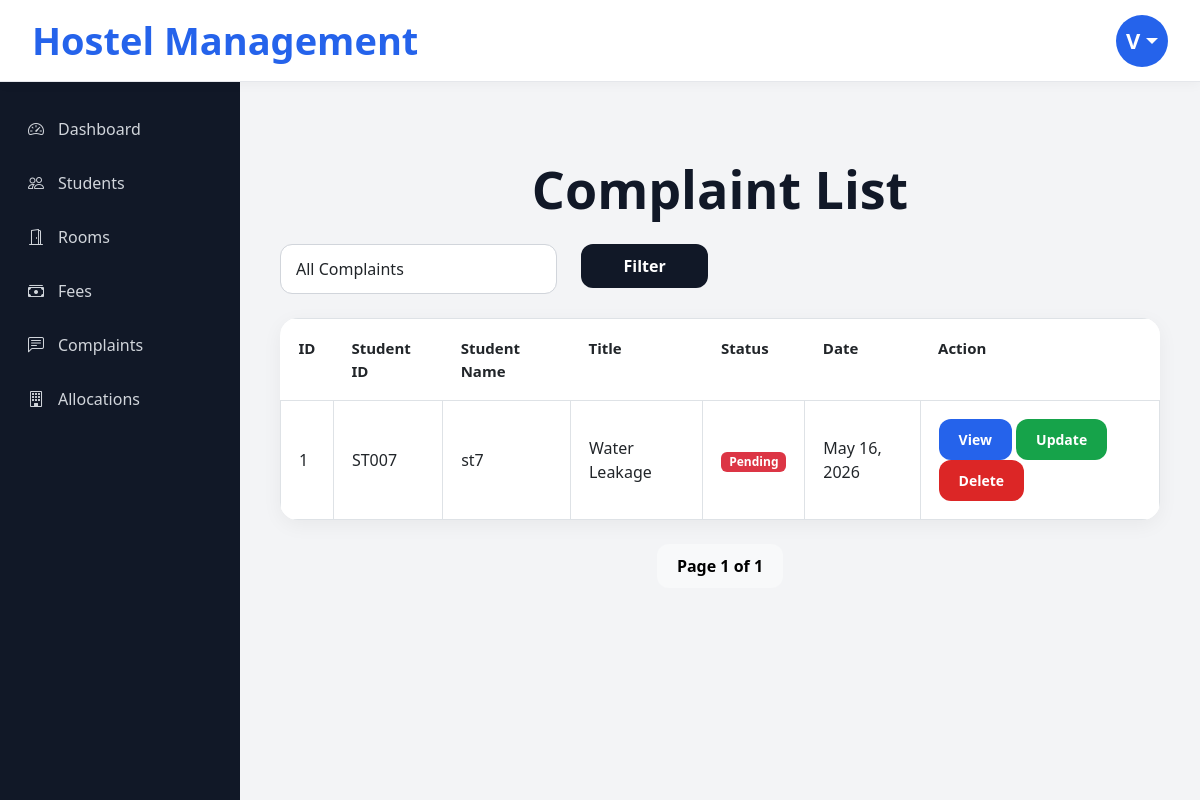
The app's page /complaint-list/ (signed in), older data.
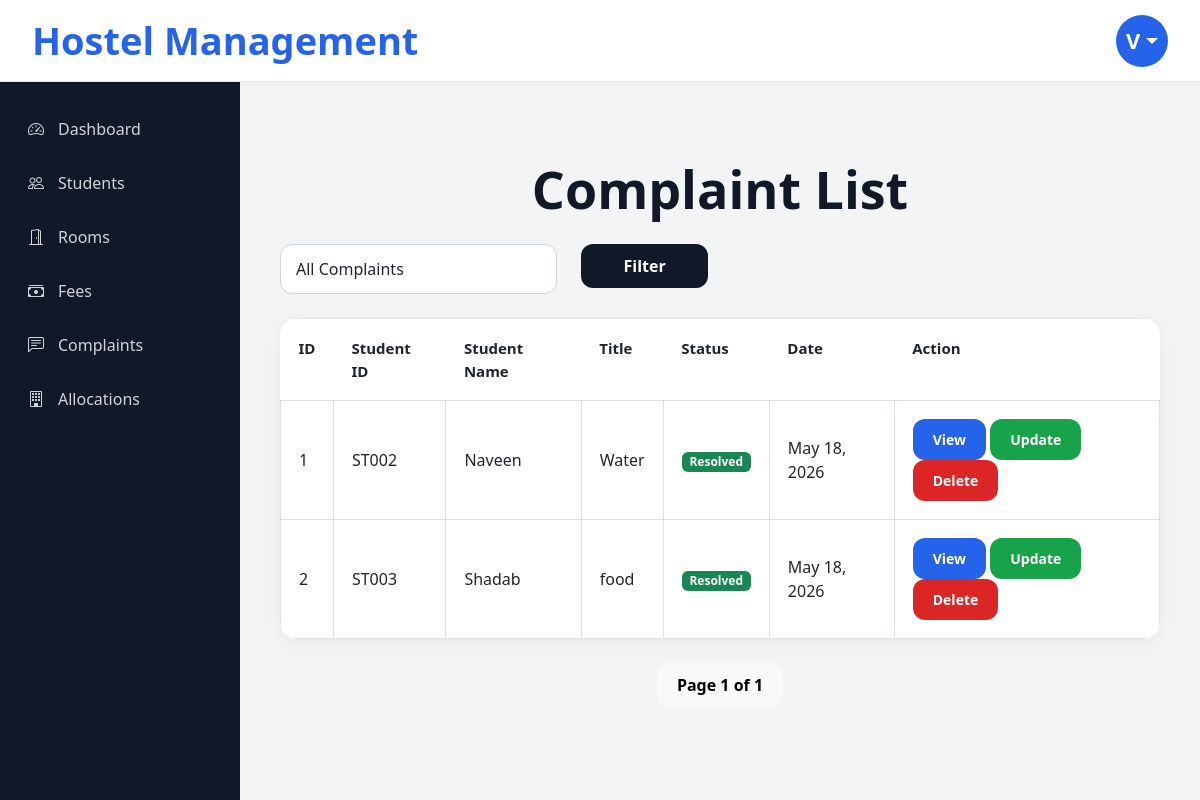
The same page, newer data.
### hostel_app/models.py (models this page shows, shortened)
class Complaint(models.Model):
    STATUS_CHOICES = [
        ("Pending", "Pending"),
        ("In Progress", "In Progress"),
        ("Resolved", "Resolved")
    ]
    student = models.ForeignKey(
        Student,
        on_delete=models.CASCADE
    )
    title = models.CharField(
        max_length=200
    )
    description = models.TextField()
    complaint_date = models.DateField(
        auto_now_add=True
    )
    status = models.CharField(
        max_length=20,
        choices=STATUS_CHOICES
    )

class Student(models.Model):
    student_id = models.CharField(
        max_length=10,
        unique=True
    )
    student_name = models.CharField(max_length=100)
    email = models.EmailField()
    phone_number = models.CharField(max_length=15)
    course = models.CharField(max_length=50)
    year = models.IntegerField()

### hostel_app/views.py (the view, shortened to what this page needs)
def complaint_list(request):
    if request.user.is_staff:
        complaints = Complaint.objects.all()
    status = request.GET.get("status")
    if status:
        complaints = complaints.filter(
            status=status
        )
    paginator = Paginator(
        complaints,
        5
    )
    page_number = request.GET.get("page")
    page_obj = paginator.get_page(page_number)
    context = {
        "page_obj": page_obj
    }
    return render(
        request,
        "complaints/complaint_list.html",
        context
    )

### hostel_app/templates/complaints/complaint_list.html (shortened to what this page needs)
{% extends 'master.html' %}
{% block content %}
<div class="container mt-5">
    <h1 class="text-center mb-4">
        Complaint List
    </h1>
    <form method="GET" class="row mb-4">
        <div class="col-md-4">
            <select
                name="status"
                class="form-control"
            >
                <option value="">
                    All Complaints
                </option>
            </select>
        </div>
        <div class="col-md-2">
            <button
                type="submit"
                class="btn btn-dark w-100"
            >
                Filter
            </button>
        </div>
    </form>
    <table class="table table-bordered">
    <tr>
        <th>ID</th>
        {% if user.is_staff %}
            <th>Student ID</th>
            <th>Student Name</th>
        {% endif %}
        <th>Title</th>
        <th>Status</th>
        <th>Date</th>
        <th>Action</th>
    </tr>
    {% for complaint in page_obj %}
    <tr>
        <td>{{ forloop.counter }}</td>
        {% if user.is_staff %}
            <td>
                {{ complaint.student.student_id }}
            </td>
            <td>
                {{ complaint.student.student_name }}
            </td>
        {% endif %}
        <td>{{ complaint.title }}</td>
        <td>
            {% if complaint.status == "Resolved" %}
                <span class="badge bg-success">
                    Resolved
                </span>
            {% elif complaint.status == "In Progress" %}
                <span class="badge bg-warning text-dark">
                    In Progress
                </span>
            {% else %}
                <span class="badge bg-danger">
                    Pending
                </span>
            {% endif %}
        </td>
        <td>
    {{ complaint.complaint_date|date:"F d, Y" }}
</td>
        <td>
            <a
                href="{% url 'complaint-details' complaint.id %}"
                class="btn btn-primary btn-sm"
            >
                View
            </a>
            {% if user.is_staff %}
            <a
                href="{% url 'update-complaint' complaint.id %}"
                class="btn btn-success btn-sm"
            >
                Update
            </a>
            <a
                href="{% url 'delete-complaint' complaint.id %}"
                class="btn btn-danger btn-sm"
            >
                Delete
            </a>
            {% endif %}
        </td>
    </tr>
    {% endfor %}
</table>
    <div class="d-flex justify-content-center mt-4 gap-2">
    <span class="btn btn-light">
        Page {{ page_obj.number }}
        of
        {{ page_obj.paginator.num_pages }}
    </span>
</div>
</div>
{% endblock %}

Row changes from the older to the newer data that the page shows:
removed Complaint: student.student_id "ST007", student.student_name "st7", title "Water Leakage", status "Pending", complaint_date "May 16, 2026"
added Complaint: student.student_id "ST002", student.student_name "Naveen", title "Water", status "Resolved", complaint_date "May 18, 2026"
added Complaint: student.student_id "ST003", student.student_name "Shadab", title "food", status "Resolved", complaint_date "May 18, 2026"
